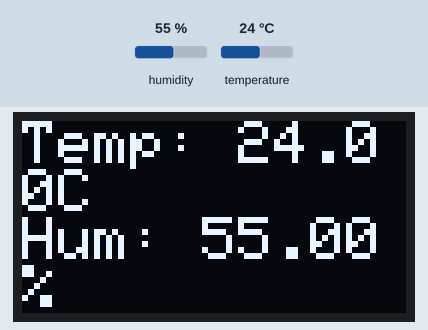
Bench run of a sketch on a simulated Arduino Uno, built with avr-gcc and run on an emulated ATmega328P. Parts: 128×64 one-colour display. The inputs (shaded band) are chosen by the test bench; at power-on: humidity 55 %, temperature 24 °C. The display library's start-up logo is not drawn; what the sketch prints to the serial monitor is not drawn.

Above: at 3.2 s.
3.3 s: humidity set to 22 %
At 4.9 s:
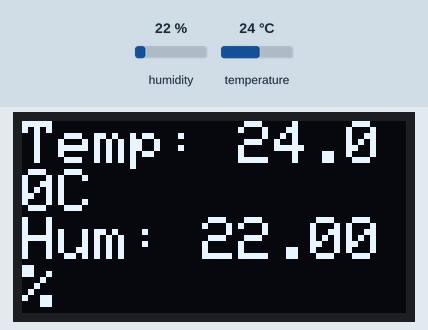
6.0 s: temperature set to 12 °C
At 7.2 s:
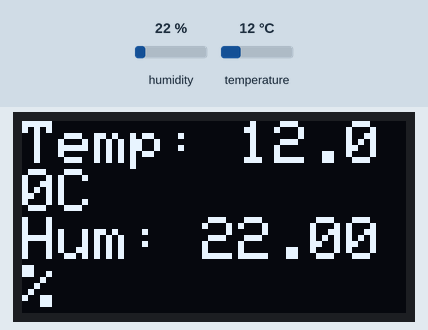
8.7 s: humidity set to 40 %
At 10.6 s:
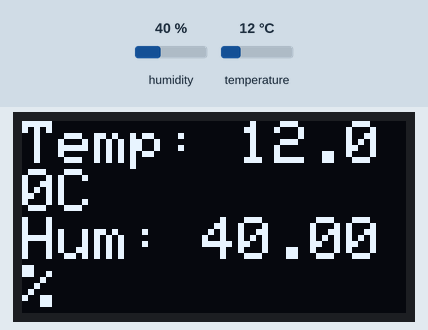
11.8 s: temperature set to 19 °C
At 12.9 s:
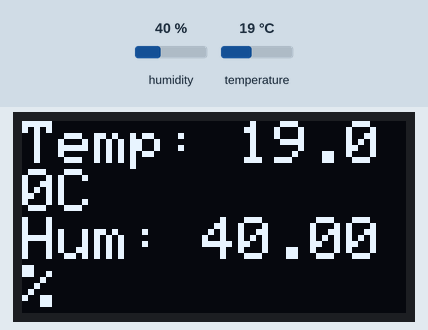
Timing chart, 0 to 14.8 s (numbered marks = the images above; inputs shaded):
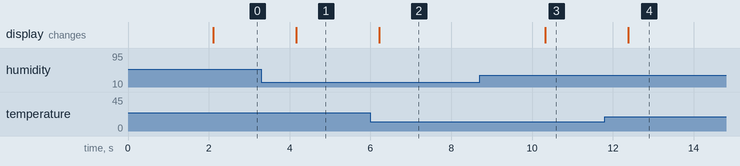

The sketch:

Weather-Monitoring-OLED.ino
```cpp
#include <Adafruit_GFX.h>
#include <Adafruit_SSD1306.h>
#include <DHT.h>
#include <Adafruit_Sensor.h>  // Needed for DHT library

// OLED display size
#define SCREEN_WIDTH 128
#define SCREEN_HEIGHT 64

// Create display object
Adafruit_SSD1306 display(SCREEN_WIDTH, SCREEN_HEIGHT, &Wire, -1);

// DHT11 settings
#define DHTPIN 2         // DHT11 data pin connected to Arduino pin 2
#define DHTTYPE DHT11
DHT dht(DHTPIN, DHTTYPE);

void setup() {
  Serial.begin(9600);
  dht.begin();

  // Initialize OLED
  if (!display.begin(SSD1306_SWITCHCAPVCC, 0x3C)) { // I2C address is usually 0x3C
    Serial.println(F("SSD1306 allocation failed"));
    for (;;);
  }

  display.display();
  delay(2000); // Splash screen delay
  display.clearDisplay();
}

void loop() {
  float h = dht.readHumidity();
  float t = dht.readTemperature(); // Celsius

  // Check if any read failed
  if (isnan(h) || isnan(t)) {
    Serial.println(F("Failed to read from DHT sensor!"));
    return;
  }

  // Print to Serial Monitor
  Serial.print("Temperature: ");
  Serial.print(t);
  Serial.print(" °C  Humidity: ");
  Serial.print(h);
  Serial.println(" %");

  // Display on OLED
  display.clearDisplay();
  display.setTextSize(2);
  display.setTextColor(SSD1306_WHITE);
  display.setCursor(0, 0);
  display.print("Temp: ");
  display.print(t);
  display.println("C");
  display.print("Hum: ");
  display.print(h);
  display.println("%");
  display.display();

  delay(2000); // Update every 2 seconds
}
```

Measured:
- after the input at 3.3 s, the display: changes after 0.87 s (image 1)
- after the input at 6.0 s, the display: changes after 0.22 s (image 2)
- after the input at 8.7 s, the display: changes after 1.6 s (image 3)
- after the input at 11.8 s, the display: changes after 0.58 s (image 4)
